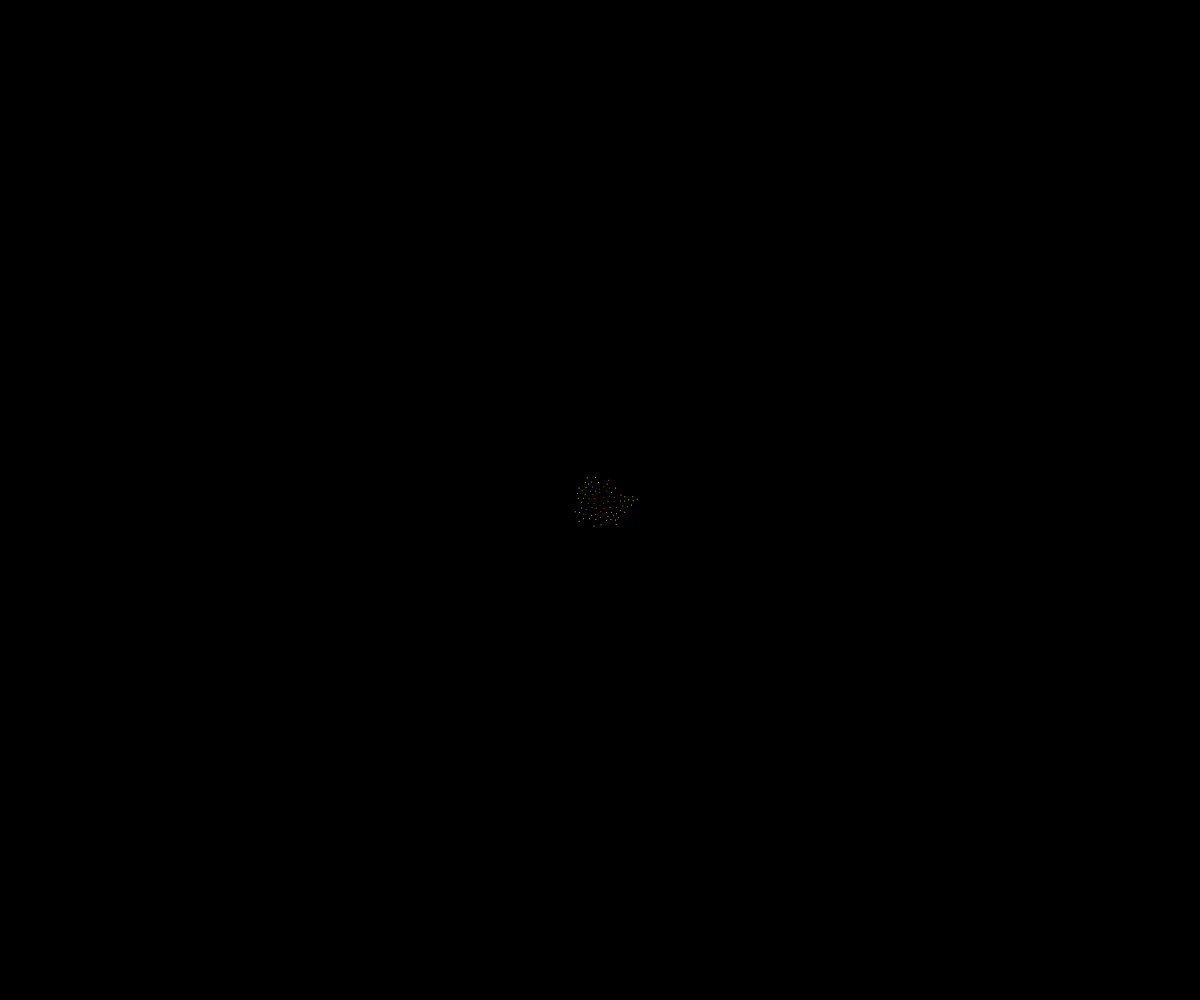
Frame 1 (no input)
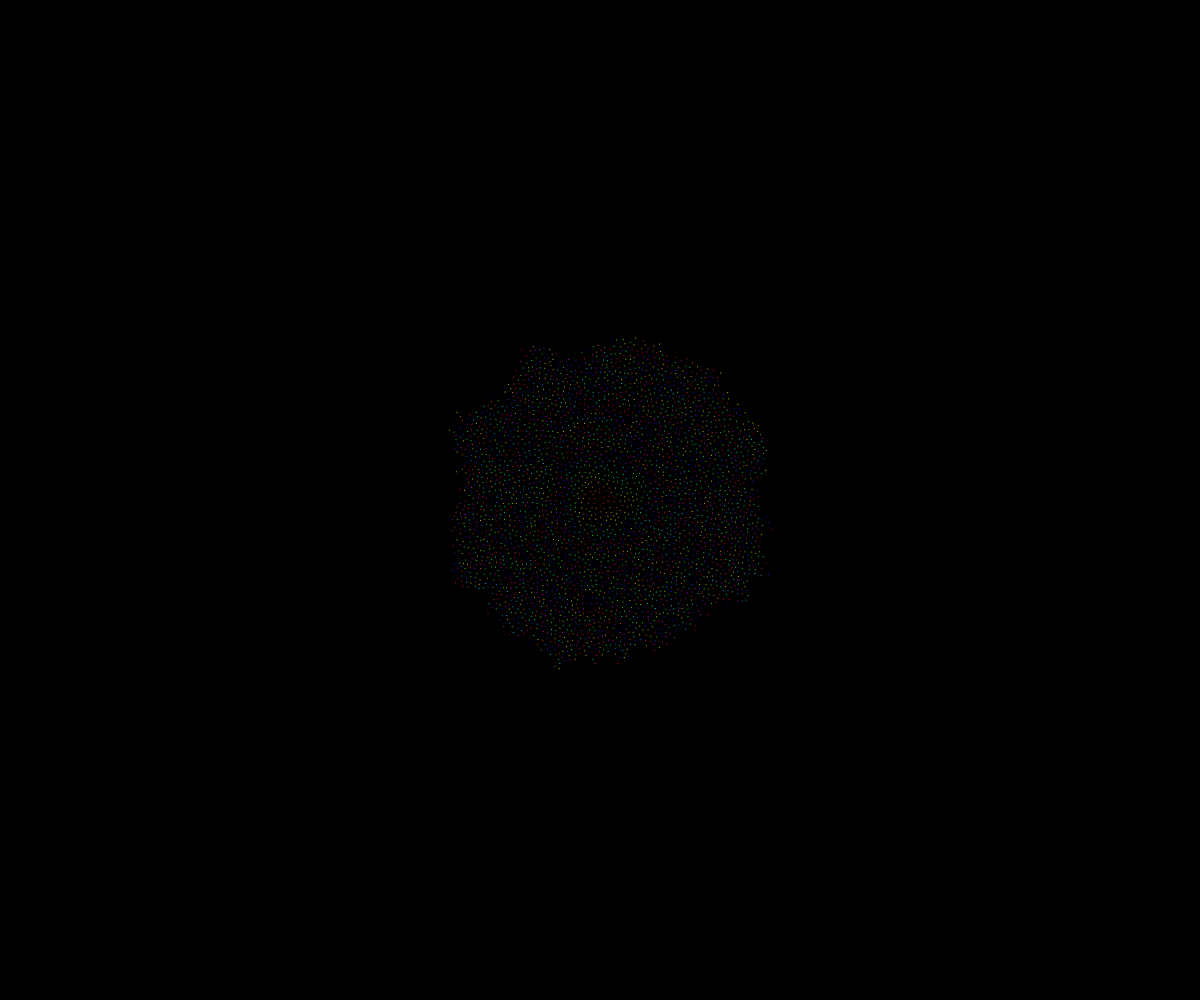
Frame 60 (no input)
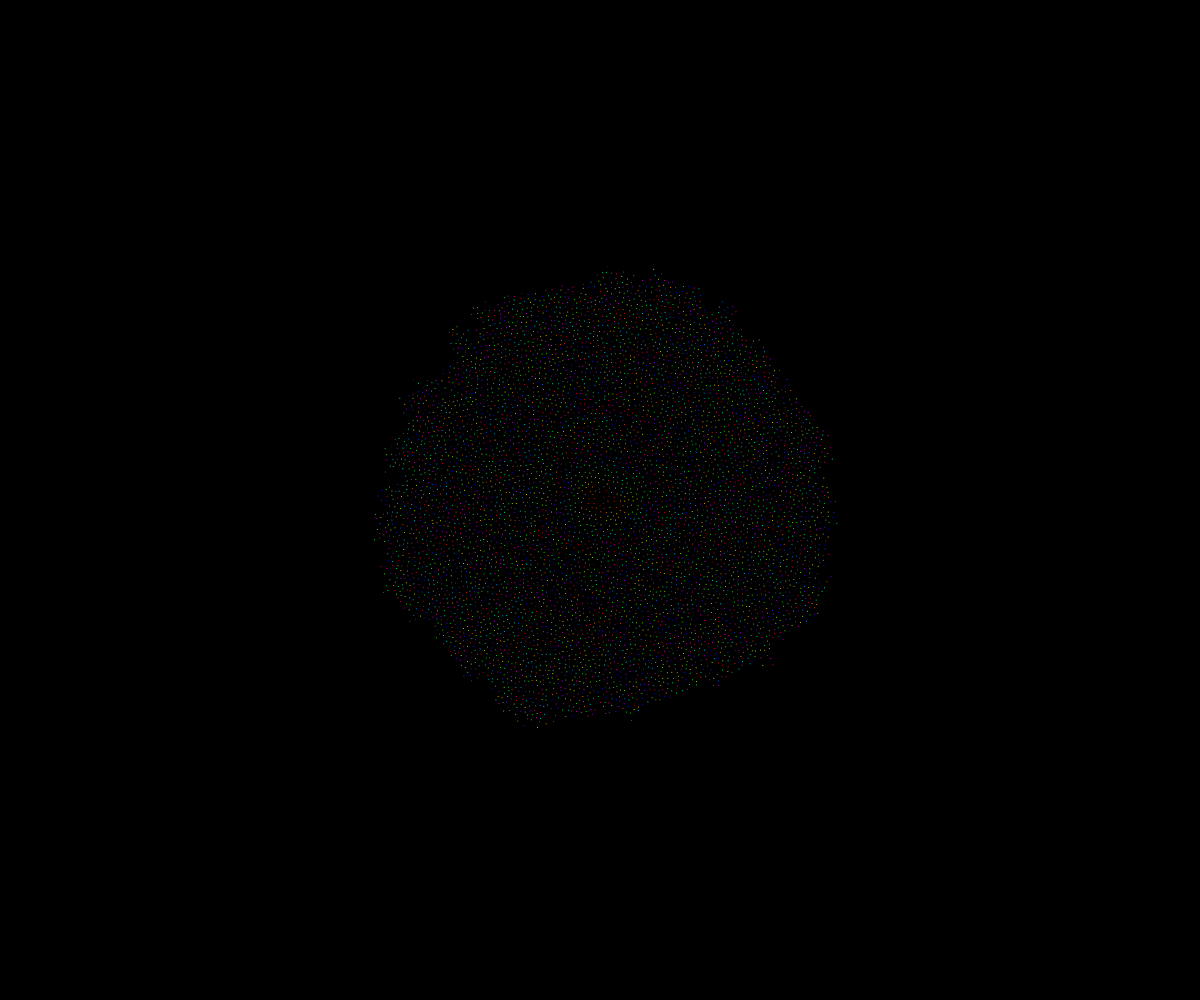
Frame 120 (the mouse pressed at the canvas centre since frame 60)

The p5.js sketch that drew these frames (run headless with seeded random() and noise() and a simulated clock; from frame 60 on, the mouse is pressed at the canvas centre):

// p5.js sketch
// ── sketch.js
// https://www.jasondavies.com/poisson-disc/
// https://www.cs.ubc.ca/~rbridson/docs/bridson-siggraph07-poissondisk.pdf

// Limit of samples to chose before rejection in the algorithm: It'll try to do sth this amount of timit before quitting
const k = 30
// Distance between samples
const r = 4
// width/height of each cell of the grid = r / sqrt n
const w = r / Math.sqrt(2)

const TIMES_PER_FRAME = 100
const STROKE = 1

let cols
let rows

let active = []
let grid = []
let ordered = []

function setup() {
  createCanvas(windowWidth, windowHeight)
  colorMode(HSB)

  // Filling the grid with dummy data
  cols = floor(width / w)
  rows = floor(height / w)
  for (let i = 0; i < cols * rows; i++) {
    grid[i] = undefined
  }

  // Pick a random point to start
  let x = width / 2//random(width)
  let y = height / 2//random(height)
  let i = floor(x / w)
  let j = floor(y / w)
  let pos = createVector(x, y)
  grid[i + j * cols] = pos
  active.push(pos)

}

function draw() {
  background(0)

  for (let total = 0; total < TIMES_PER_FRAME; total++) {
    // To view the animation
    // Remove noLoop and change WHILE -> IF
    // noLoop()

    // Condition for creation
    // while (active.length) {
    if (active.length) {
      // Pick random values from the active list
      let randomIndex = floor(random(active.length))
      let pos = active[randomIndex]
      let found = false
      // Pick k times values
      for (let n = 0; n < k; n++) {
        // Where the value's between the active point to an area from r and pow2
        // away from the active value. It's like a donut around active point
        // For doing this, we create a random vector and
        // multiply for the correct d
        let sample = p5.Vector.random2D()
        let m = random(r, r * 2)
        sample.setMag(m)
        sample.add(pos)

        let col = floor(sample.x / w)
        let row = floor(sample.y / w)

        // We also need to check if there's a value in the picked cell
        // and 0 <= col <= cols
        // and 0 <= row <= rows
        if (col >= 0 &&
            col <= cols &&
            row >= 0 &&
            row <= rows &&
            !grid[col * row * cols]
           ) {
          // Then I check if there are points in the next cells
          let ok = true
          // From left to right 1 cell
          for (let i = -1; i <= 1; i++) {
            // From top to bottom 1 cell
            for (let j = -1; j <= 1; j++) {
              let index = (col + i) + (row + j) * cols
              let neighbor = grid[index]
              // Checking the distance if it has a value
              if (neighbor) {
                let d = p5.Vector.dist(sample, neighbor)
                if (d < r) {
                  ok = false
                }
              } // if neighbor
            } // j
          } // i

          if (ok) {
            found = true
            grid[col + row * cols] = sample
            active.push(sample)
            ordered.push(sample)
            break
          }
        }
      } // n < k

      if (!found) {
        active.splice(randomIndex, 1)
      }
    } // active.length

  } // times per frame

  // Grid
  // for (let i = 0; i < grid.length; i++) {
  //   if (grid[i]) {
  //     // stroke(i / 360, 360, 360)
  //     stroke(255)
  //     strokeWeight(STROKE)
  //     point(grid[i].x, grid[i].y)
  //   }
  // }

  // Ordered
  for (let i = 0; i < ordered.length; i++) {
    if (ordered[i]) {
      stroke(i % 360, 100, 100)
      // stroke(255)
      strokeWeight(STROKE)
      point(ordered[i].x, ordered[i].y)
    }
  }

  // Active
  // for (let i = 0; i < active.length; i++) {
  //   stroke(255, 0, 255)
  //   strokeWeight(STROKE)
  //   point(active[i].x, active[i].y)
  // }
}
